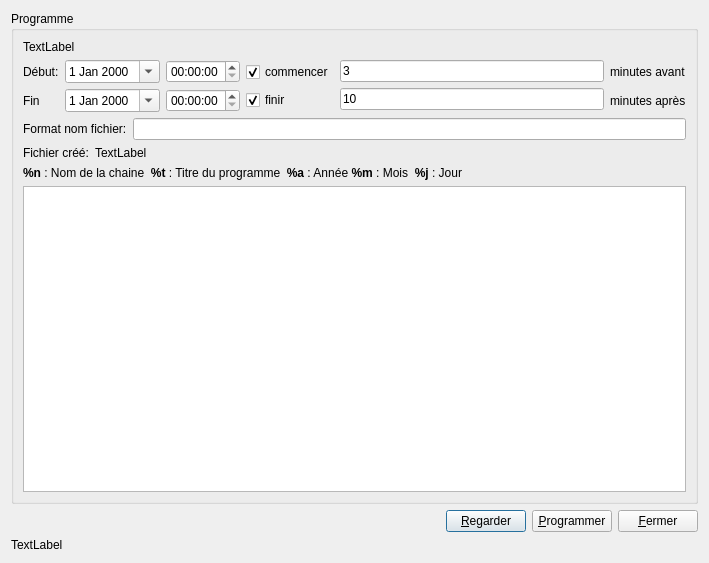
<ui version="4.0" >
 <class>Programme</class>
 <widget class="QDialog" name="Programme" >
  <property name="geometry" >
   <rect>
    <x>0</x>
    <y>0</y>
    <width>709</width>
    <height>563</height>
   </rect>
  </property>
  <property name="windowTitle" >
   <string>Programme</string>
  </property>
  <layout class="QGridLayout" >
   <item row="0" column="0" >
    <widget class="QGroupBox" name="nomProgramme" >
     <property name="sizePolicy" >
      <sizepolicy vsizetype="MinimumExpanding" hsizetype="Preferred" >
       <horstretch>0</horstretch>
       <verstretch>0</verstretch>
      </sizepolicy>
     </property>
     <property name="title" >
      <string>Programme</string>
     </property>
     <layout class="QGridLayout" >
      <item row="0" column="0" >
       <layout class="QVBoxLayout" >
        <item>
         <layout class="QHBoxLayout" >
          <item>
           <widget class="QLabel" name="chaine" >
            <property name="text" >
             <string>TextLabel</string>
            </property>
           </widget>
          </item>
         </layout>
        </item>
        <item>
         <layout class="QHBoxLayout" >
          <item>
           <layout class="QVBoxLayout" >
            <item>
             <widget class="QLabel" name="label_2" >
              <property name="text" >
               <string>Début:</string>
              </property>
             </widget>
            </item>
            <item>
             <widget class="QLabel" name="label_3" >
              <property name="text" >
               <string>Fin</string>
              </property>
             </widget>
            </item>
           </layout>
          </item>
          <item>
           <layout class="QVBoxLayout" >
            <item>
             <widget class="QDateEdit" name="dateDebut" >
              <property name="calendarPopup" >
               <bool>true</bool>
              </property>
             </widget>
            </item>
            <item>
             <widget class="QDateEdit" name="dateFin" >
              <property name="calendarPopup" >
               <bool>true</bool>
              </property>
             </widget>
            </item>
           </layout>
          </item>
          <item>
           <layout class="QVBoxLayout" >
            <item>
             <widget class="QTimeEdit" name="heureDebut" >
              <property name="calendarPopup" >
               <bool>true</bool>
              </property>
             </widget>
            </item>
            <item>
             <widget class="QTimeEdit" name="heureFin" >
              <property name="calendarPopup" >
               <bool>true</bool>
              </property>
             </widget>
            </item>
           </layout>
          </item>
          <item>
           <layout class="QVBoxLayout" >
            <item>
             <widget class="QCheckBox" name="checkBoxAvant" >
              <property name="text" >
               <string>commencer</string>
              </property>
              <property name="checked" >
               <bool>true</bool>
              </property>
             </widget>
            </item>
            <item>
             <widget class="QCheckBox" name="checkBoxAjouter" >
              <property name="text" >
               <string>finir</string>
              </property>
              <property name="checked" >
               <bool>true</bool>
              </property>
             </widget>
            </item>
           </layout>
          </item>
          <item>
           <layout class="QVBoxLayout" >
            <item>
             <widget class="QLineEdit" name="avant" >
              <property name="enabled" >
               <bool>true</bool>
              </property>
              <property name="text" >
               <string>3</string>
              </property>
             </widget>
            </item>
            <item>
             <widget class="QLineEdit" name="ajouter" >
              <property name="enabled" >
               <bool>true</bool>
              </property>
              <property name="text" >
               <string>10</string>
              </property>
             </widget>
            </item>
           </layout>
          </item>
          <item>
           <layout class="QVBoxLayout" >
            <item>
             <widget class="QLabel" name="label_5" >
              <property name="text" >
               <string>minutes avant</string>
              </property>
             </widget>
            </item>
            <item>
             <widget class="QLabel" name="label_4" >
              <property name="text" >
               <string>minutes après</string>
              </property>
             </widget>
            </item>
           </layout>
          </item>
         </layout>
        </item>
        <item>
         <layout class="QHBoxLayout" >
          <item>
           <widget class="QLabel" name="label" >
            <property name="text" >
             <string>Format nom fichier:</string>
            </property>
           </widget>
          </item>
          <item>
           <widget class="QLineEdit" name="nomFichier" />
          </item>
         </layout>
        </item>
        <item>
         <layout class="QHBoxLayout" name="horizontalLayout" >
          <item>
           <widget class="QLabel" name="label_7" >
            <property name="sizePolicy" >
             <sizepolicy vsizetype="Preferred" hsizetype="Maximum" >
              <horstretch>0</horstretch>
              <verstretch>0</verstretch>
             </sizepolicy>
            </property>
            <property name="text" >
             <string>Fichier créé:</string>
            </property>
           </widget>
          </item>
          <item>
           <widget class="QLabel" name="apercuNomFichier" >
            <property name="text" >
             <string>TextLabel</string>
            </property>
           </widget>
          </item>
         </layout>
        </item>
        <item>
         <widget class="QLabel" name="label_6" >
          <property name="text" >
           <string>&lt;html>&lt;head>&lt;meta name="qrichtext" content="1" />&lt;style type="text/css">
p, li { white-space: pre-wrap; }
&lt;/style>&lt;/head>&lt;body style=" font-family:'Sans Serif'; font-size:9pt; font-weight:400; font-style:normal;">
&lt;p style=" margin-top:0px; margin-bottom:0px; margin-left:0px; margin-right:0px; -qt-block-indent:0; text-indent:0px;">&lt;span style=" font-weight:600;">%n&lt;/span> : Nom de la chaine  &lt;span style=" font-weight:600;">%t&lt;/span> : Titre du programme  &lt;span style=" font-weight:600;">%a&lt;/span> : Année &lt;span style=" font-weight:600;">%m&lt;/span> : Mois  &lt;span style=" font-weight:600;">%j&lt;/span> : Jour&lt;/p>&lt;/body>&lt;/html></string>
          </property>
         </widget>
        </item>
        <item>
         <widget class="QTextBrowser" name="desc" >
          <property name="sizePolicy" >
           <sizepolicy vsizetype="MinimumExpanding" hsizetype="Expanding" >
            <horstretch>0</horstretch>
            <verstretch>0</verstretch>
           </sizepolicy>
          </property>
         </widget>
        </item>
       </layout>
      </item>
     </layout>
    </widget>
   </item>
   <item row="1" column="0" >
    <layout class="QHBoxLayout" >
     <item>
      <spacer>
       <property name="orientation" >
        <enum>Qt::Horizontal</enum>
       </property>
       <property name="sizeHint" stdset="0" >
        <size>
         <width>40</width>
         <height>20</height>
        </size>
       </property>
      </spacer>
     </item>
     <item>
      <widget class="QPushButton" name="boutonRegarder" >
       <property name="text" >
        <string>&amp;Regarder</string>
       </property>
      </widget>
     </item>
     <item>
      <widget class="QPushButton" name="boutonAjouter" >
       <property name="text" >
        <string>&amp;Programmer</string>
       </property>
      </widget>
     </item>
     <item>
      <widget class="QPushButton" name="fermer" >
       <property name="text" >
        <string>&amp;Fermer</string>
       </property>
      </widget>
     </item>
    </layout>
   </item>
   <item row="2" column="0" >
    <widget class="QLabel" name="labelInfo" >
     <property name="sizePolicy" >
      <sizepolicy vsizetype="Maximum" hsizetype="Preferred" >
       <horstretch>0</horstretch>
       <verstretch>0</verstretch>
      </sizepolicy>
     </property>
     <property name="text" >
      <string>TextLabel</string>
     </property>
    </widget>
   </item>
  </layout>
 </widget>
 <resources/>
 <connections>
  <connection>
   <sender>fermer</sender>
   <signal>clicked()</signal>
   <receiver>Programme</receiver>
   <slot>reject()</slot>
   <hints>
    <hint type="sourcelabel" >
     <x>617</x>
     <y>233</y>
    </hint>
    <hint type="destinationlabel" >
     <x>342</x>
     <y>142</y>
    </hint>
   </hints>
  </connection>
  <connection>
   <sender>boutonAjouter</sender>
   <signal>clicked()</signal>
   <receiver>Programme</receiver>
   <slot>accept()</slot>
   <hints>
    <hint type="sourcelabel" >
     <x>480</x>
     <y>367</y>
    </hint>
    <hint type="destinationlabel" >
     <x>306</x>
     <y>207</y>
    </hint>
   </hints>
  </connection>
 </connections>
</ui>
